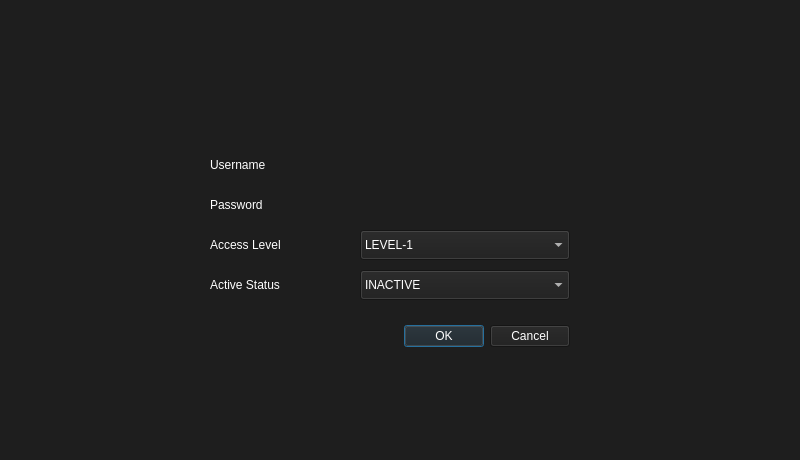
<?xml version="1.0" encoding="UTF-8"?>
<ui version="4.0">
 <class>UserDialog</class>
 <widget class="QDialog" name="UserDialog">
  <property name="geometry">
   <rect>
    <x>0</x>
    <y>0</y>
    <width>800</width>
    <height>460</height>
   </rect>
  </property>
  <property name="windowTitle">
   <string>Dialog</string>
  </property>
  <property name="styleSheet">
   <string notr="true">background-color: rgb(30, 30, 30);
color: rgb(255, 255, 255);</string>
  </property>
  <widget class="QDialogButtonBox" name="buttonBox">
   <property name="geometry">
    <rect>
     <x>210</x>
     <y>320</y>
     <width>360</width>
     <height>32</height>
    </rect>
   </property>
   <property name="orientation">
    <enum>Qt::Horizontal</enum>
   </property>
   <property name="standardButtons">
    <set>QDialogButtonBox::Cancel|QDialogButtonBox::Ok</set>
   </property>
  </widget>
  <widget class="QLabel" name="label_title">
   <property name="geometry">
    <rect>
     <x>10</x>
     <y>10</y>
     <width>780</width>
     <height>50</height>
    </rect>
   </property>
   <property name="font">
    <font>
     <pointsize>20</pointsize>
     <weight>75</weight>
     <bold>true</bold>
    </font>
   </property>
   <property name="text">
    <string/>
   </property>
   <property name="alignment">
    <set>Qt::AlignCenter</set>
   </property>
  </widget>
  <widget class="QLabel" name="label_title_2">
   <property name="geometry">
    <rect>
     <x>210</x>
     <y>150</y>
     <width>150</width>
     <height>30</height>
    </rect>
   </property>
   <property name="text">
    <string>Username</string>
   </property>
  </widget>
  <widget class="QLabel" name="label_title_3">
   <property name="geometry">
    <rect>
     <x>210</x>
     <y>190</y>
     <width>150</width>
     <height>30</height>
    </rect>
   </property>
   <property name="text">
    <string>Password</string>
   </property>
  </widget>
  <widget class="QLabel" name="label_title_4">
   <property name="geometry">
    <rect>
     <x>210</x>
     <y>230</y>
     <width>150</width>
     <height>30</height>
    </rect>
   </property>
   <property name="text">
    <string>Access Level</string>
   </property>
  </widget>
  <widget class="QLabel" name="label_title_5">
   <property name="geometry">
    <rect>
     <x>210</x>
     <y>270</y>
     <width>150</width>
     <height>30</height>
    </rect>
   </property>
   <property name="text">
    <string>Active Status</string>
   </property>
  </widget>
  <widget class="QWidget" name="horizontalLayoutWidget">
   <property name="geometry">
    <rect>
     <x>360</x>
     <y>150</y>
     <width>210</width>
     <height>30</height>
    </rect>
   </property>
   <layout class="QHBoxLayout" name="horizontalLayout_un"/>
  </widget>
  <widget class="QWidget" name="horizontalLayoutWidget_2">
   <property name="geometry">
    <rect>
     <x>360</x>
     <y>190</y>
     <width>210</width>
     <height>30</height>
    </rect>
   </property>
   <layout class="QHBoxLayout" name="horizontalLayout_pw"/>
  </widget>
  <widget class="QComboBox" name="comboBox_al">
   <property name="geometry">
    <rect>
     <x>360</x>
     <y>230</y>
     <width>210</width>
     <height>30</height>
    </rect>
   </property>
   <item>
    <property name="text">
     <string>LEVEL-1</string>
    </property>
   </item>
   <item>
    <property name="text">
     <string>LEVEL-2</string>
    </property>
   </item>
   <item>
    <property name="text">
     <string>DEMO</string>
    </property>
   </item>
   <item>
    <property name="text">
     <string>NO ACCESS</string>
    </property>
   </item>
  </widget>
  <widget class="QComboBox" name="comboBox_ac">
   <property name="geometry">
    <rect>
     <x>360</x>
     <y>270</y>
     <width>210</width>
     <height>30</height>
    </rect>
   </property>
   <item>
    <property name="text">
     <string>INACTIVE</string>
    </property>
   </item>
   <item>
    <property name="text">
     <string>ACTIVE</string>
    </property>
   </item>
  </widget>
 </widget>
 <resources/>
 <connections>
  <connection>
   <sender>buttonBox</sender>
   <signal>accepted()</signal>
   <receiver>UserDialog</receiver>
   <slot>accept()</slot>
   <hints>
    <hint type="sourcelabel">
     <x>248</x>
     <y>254</y>
    </hint>
    <hint type="destinationlabel">
     <x>157</x>
     <y>274</y>
    </hint>
   </hints>
  </connection>
  <connection>
   <sender>buttonBox</sender>
   <signal>rejected()</signal>
   <receiver>UserDialog</receiver>
   <slot>reject()</slot>
   <hints>
    <hint type="sourcelabel">
     <x>316</x>
     <y>260</y>
    </hint>
    <hint type="destinationlabel">
     <x>286</x>
     <y>274</y>
    </hint>
   </hints>
  </connection>
 </connections>
</ui>
